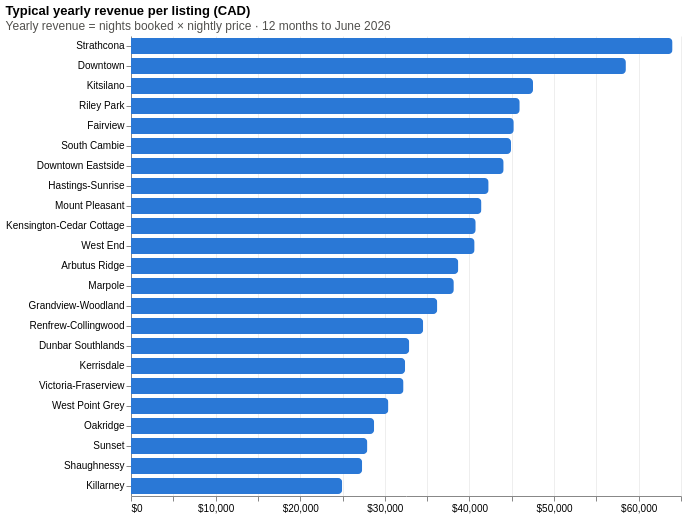
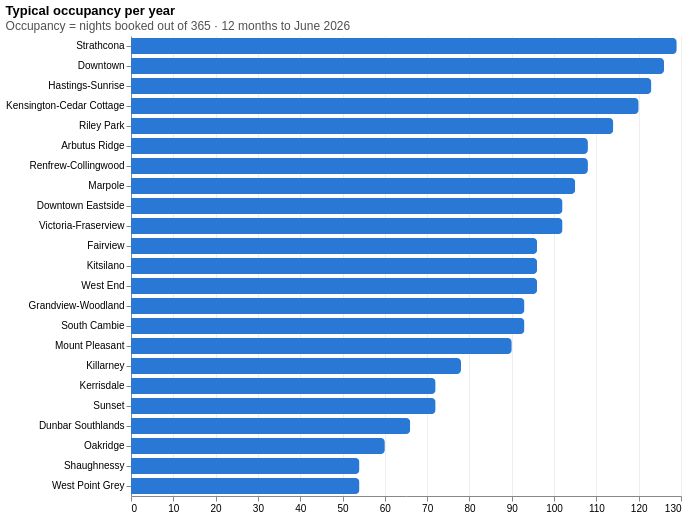
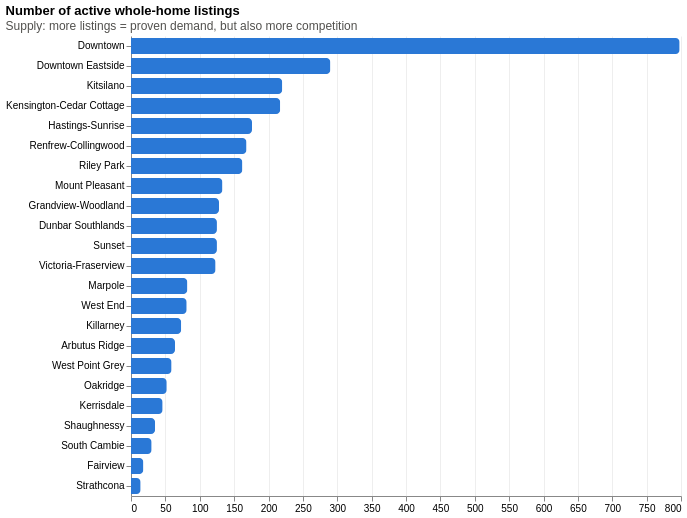
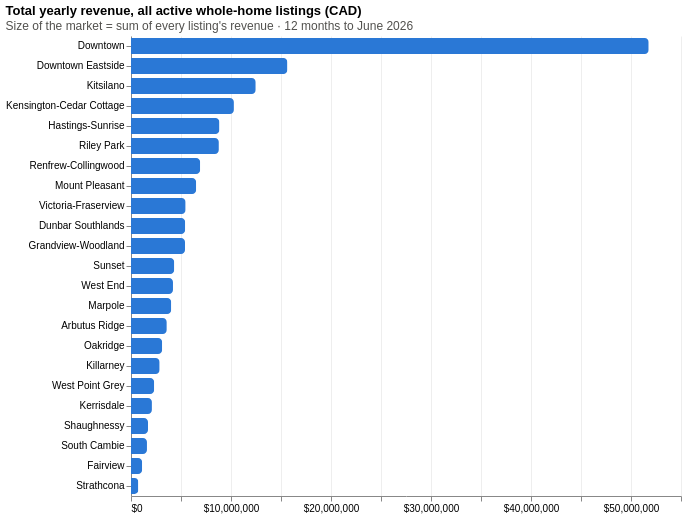

The code cell stored with these charts, in order, in its notebook:
### Code cell
def bar(col, title, fmt, note=""):
    tip = [alt.Tooltip("neighbourhood_cleansed:N", title="Neighbourhood"),
           alt.Tooltip("revenue:Q", title="Typical yearly revenue", format="$,.0f"),
           alt.Tooltip("nights_booked:Q", title="Typical nights booked / year", format=",.0f"),
           alt.Tooltip("price:Q", title="Typical nightly price", format="$,.0f"),
           alt.Tooltip("listings:Q", title="Listings")]
    chart = (alt.Chart(hood)
             .mark_bar(color="#2a78d6", cornerRadiusEnd=4, height=16)
             .encode(x=alt.X(f"{col}:Q", title=None, axis=alt.Axis(format=fmt, grid=True, gridColor="#eee")),
                     y=alt.Y("neighbourhood_cleansed:N", sort="-x", title=None),
                     tooltip=tip)
             .properties(width=550, height=alt.Step(20),
                         title=alt.Title(title, subtitle=note, anchor="start", subtitleColor="#52514e"))
             .configure_view(stroke=None))
    display(chart)

bar("revenue", "Typical yearly revenue per listing (CAD)", "$,.0f",
    note="Yearly revenue = nights booked × nightly price · 12 months to June 2026")
bar("nights_booked", "Typical occupancy per year", ",.0f",
    note="Occupancy = nights booked out of 365 · 12 months to June 2026")
bar("listings", "Number of active whole-home listings", ",d",
    note="Supply: more listings = proven demand, but also more competition")
bar("total_revenue", "Total yearly revenue, all active whole-home listings (CAD)", "$,.0f",
    note="Size of the market = sum of every listing's revenue · 12 months to June 2026")
bar("price", "Typical nightly price (CAD)", "$,.0f",
    note="Quote for one night around June–July 2026 (World Cup period)")

### Figure 1 — Vega-Lite specification as saved in the notebook (floating-point values rounded to 4 significant figures)
{"config": {"view": {"continuousWidth": 300, "continuousHeight": 300, "stroke": null}}, "data": {"name": "data-b7258d306db99b03fb26bb4fc031d6c8"}, "mark": {"type": "bar", "color": "#2a78d6", "cornerRadiusEnd": 4, "height": 16}, "encoding": {"tooltip": [{"field": "neighbourhood_cleansed", "title": "Neighbourhood", "type": "nominal"}, {"field": "revenue", "format": "$,.0f", "title": "Typical yearly revenue", "type": "quantitative"}, {"field": "nights_booked", "format": ",.0f", "title": "Typical nights booked / year", "type": "quantitative"}, {"field": "price", "format": "$,.0f", "title": "Typical nightly price", "type": "quantitative"}, {"field": "listings", "title": "Listings", "type": "quantitative"}], "x": {"axis": {"format": "$,.0f", "grid": true, "gridColor": "#eee"}, "field": "revenue", "title": null, "type": "quantitative"}, "y": {"field": "neighbourhood_cleansed", "sort": "-x", "title": null, "type": "nominal"}}, "height": {"step": 20}, "title": {"text": "Typical yearly revenue per listing (CAD)", "anchor": "start", "subtitle": "Yearly revenue = nights booked × nightly price · 12 months to June 2026", "subtitleColor": "#52514e"}, "width": 550, "$schema": "https://vega.github.io/schema/vega-lite/v6.4.1.json", "datasets": {"data-b7258d306db99b03fb26bb4fc031d6c8": [{"neighbourhood_cleansed": "Arbutus Ridge", "listings": 64, "revenue": 38680.0, "total_revenue": 3580000.0, "nights_booked": 108.0, "price": 400.0}, {"neighbourhood_cleansed": "Downtown", "listings": 798, "revenue": 58490.0, "total_revenue": 51770000.0, "nights_booked": 126.0, "price": 461.0}, {"neighbourhood_cleansed": "Downtown Eastside", "listings": 290, "revenue": 44040.0, "total_revenue": 15640000.0, "nights_booked": 102.0, "price": 401.2}, {"neighbourhood_cleansed": "Dunbar Southlands", "listings": 125, "revenue": 32890.0, "total_revenue": 5418000.0, "nights_booked": 66.0, "price": 385.7}, {"neighbourhood_cleansed": "Fairview", "listings": 18, "revenue": 45240.0, "total_revenue": 1114000.0, "nights_booked": 96.0, "price": 435.8}, {"neighbourhood_cleansed": "Grandview-Woodland", "listings": 128, "revenue": 36200.0, "total_revenue": 5402000.0, "nights_booked": 93.0, "price": 350.9}, {"neighbourhood_cleansed": "Hastings-Sunrise", "listings": 176, "revenue": 42270.0, "total_revenue": 8842000.0, "nights_booked": 123.0, "price": 312.9}, {"neighbourhood_cleansed": "Kensington-Cedar Cottage", "listings": 217, "revenue": 40740.0, "total_revenue": 10290000.0, "nights_booked": 120.0, "price": 350.0}, {"neighbourhood_cleansed": "Kerrisdale", "listings": 46, "revenue": 32400.0, "total_revenue": 2093000.0, "nights_booked": 72.0, "price": 400.0}, {"neighbourhood_cleansed": "Killarney", "listings": 73, "revenue": 24960.0, "total_revenue": 2865000.0, "nights_booked": 78.0, "price": 319.5}, {"neighbourhood_cleansed": "Kitsilano", "listings": 220, "revenue": 47510.0, "total_revenue": 12470000.0, "nights_booked": 96.0, "price": 504.8}, {"neighbourhood_cleansed": "Marpole", "listings": 82, "revenue": 38150.0, "total_revenue": 4023000.0, "nights_booked": 105.0, "price": 361.2}, {"neighbourhood_cleansed": "Mount Pleasant", "listings": 133, "revenue": 41420.0, "total_revenue": 6517000.0, "nights_booked": 90.0, "price": 381.2}, {"neighbourhood_cleansed": "Oakridge", "listings": 52, "revenue": 28740.0, "total_revenue": 3116000.0, "nights_booked": 60.0, "price": 447.3}, {"neighbourhood_cleansed": "Renfrew-Collingwood", "listings": 168, "revenue": 34530.0, "total_revenue": 6917000.0, "nights_booked": 108.0, "price": 308.2}, {"neighbourhood_cleansed": "Riley Park", "listings": 162, "revenue": 45940.0, "total_revenue": 8787000.0, "nights_booked": 114.0, "price": 401.1}, {"neighbourhood_cleansed": "Shaughnessy", "listings": 35, "revenue": 27320.0, "total_revenue": 1701000.0, "nights_booked": 54.0, "price": 464.3}, {"neighbourhood_cleansed": "South Cambie", "listings": 30, "revenue": 44910.0, "total_revenue": 1597000.0, "nights_booked": 93.0, "price": 445.3}, {"neighbourhood_cleansed": "Strathcona", "listings": 14, "revenue": 64000.0, "total_revenue": 728100.0, "nights_booked": 129.0, "price": 406.5}, {"neighbourhood_cleansed": "Sunset", "listings": 125, "revenue": 27940.0, "total_revenue": 4325000.0, "nights_booked": 72.0, "price": 309.0}, {"neighbourhood_cleansed": "Victoria-Fraserview", "listings": 123, "revenue": 32210.0, "total_revenue": 5463000.0, "nights_booked": 102.0, "price": 332.7}, {"neighbourhood_cleansed": "West End", "listings": 81, "revenue": 40610.0, "total_revenue": 4199000.0, "nights_booked": 96.0, "price": 434.0}, {"neighbourhood_cleansed": "West Point Grey", "listings": 59, "revenue": 30420.0, "total_revenue": 2318000.0, "nights_booked": 54.0, "price": 428.0}]}}

### Figure 2 — Vega-Lite specification as saved in the notebook (floating-point values rounded to 4 significant figures)
{"config": {"view": {"continuousWidth": 300, "continuousHeight": 300, "stroke": null}}, "data": {"name": "data-b7258d306db99b03fb26bb4fc031d6c8"}, "mark": {"type": "bar", "color": "#2a78d6", "cornerRadiusEnd": 4, "height": 16}, "encoding": {"tooltip": [{"field": "neighbourhood_cleansed", "title": "Neighbourhood", "type": "nominal"}, {"field": "revenue", "format": "$,.0f", "title": "Typical yearly revenue", "type": "quantitative"}, {"field": "nights_booked", "format": ",.0f", "title": "Typical nights booked / year", "type": "quantitative"}, {"field": "price", "format": "$,.0f", "title": "Typical nightly price", "type": "quantitative"}, {"field": "listings", "title": "Listings", "type": "quantitative"}], "x": {"axis": {"format": ",.0f", "grid": true, "gridColor": "#eee"}, "field": "nights_booked", "title": null, "type": "quantitative"}, "y": {"field": "neighbourhood_cleansed", "sort": "-x", "title": null, "type": "nominal"}}, "height": {"step": 20}, "title": {"text": "Typical occupancy per year", "anchor": "start", "subtitle": "Occupancy = nights booked out of 365 · 12 months to June 2026", "subtitleColor": "#52514e"}, "width": 550, "$schema": "https://vega.github.io/schema/vega-lite/v6.4.1.json", "datasets": {"data-b7258d306db99b03fb26bb4fc031d6c8": [{"neighbourhood_cleansed": "Arbutus Ridge", "listings": 64, "revenue": 38680.0, "total_revenue": 3580000.0, "nights_booked": 108.0, "price": 400.0}, {"neighbourhood_cleansed": "Downtown", "listings": 798, "revenue": 58490.0, "total_revenue": 51770000.0, "nights_booked": 126.0, "price": 461.0}, {"neighbourhood_cleansed": "Downtown Eastside", "listings": 290, "revenue": 44040.0, "total_revenue": 15640000.0, "nights_booked": 102.0, "price": 401.2}, {"neighbourhood_cleansed": "Dunbar Southlands", "listings": 125, "revenue": 32890.0, "total_revenue": 5418000.0, "nights_booked": 66.0, "price": 385.7}, {"neighbourhood_cleansed": "Fairview", "listings": 18, "revenue": 45240.0, "total_revenue": 1114000.0, "nights_booked": 96.0, "price": 435.8}, {"neighbourhood_cleansed": "Grandview-Woodland", "listings": 128, "revenue": 36200.0, "total_revenue": 5402000.0, "nights_booked": 93.0, "price": 350.9}, {"neighbourhood_cleansed": "Hastings-Sunrise", "listings": 176, "revenue": 42270.0, "total_revenue": 8842000.0, "nights_booked": 123.0, "price": 312.9}, {"neighbourhood_cleansed": "Kensington-Cedar Cottage", "listings": 217, "revenue": 40740.0, "total_revenue": 10290000.0, "nights_booked": 120.0, "price": 350.0}, {"neighbourhood_cleansed": "Kerrisdale", "listings": 46, "revenue": 32400.0, "total_revenue": 2093000.0, "nights_booked": 72.0, "price": 400.0}, {"neighbourhood_cleansed": "Killarney", "listings": 73, "revenue": 24960.0, "total_revenue": 2865000.0, "nights_booked": 78.0, "price": 319.5}, {"neighbourhood_cleansed": "Kitsilano", "listings": 220, "revenue": 47510.0, "total_revenue": 12470000.0, "nights_booked": 96.0, "price": 504.8}, {"neighbourhood_cleansed": "Marpole", "listings": 82, "revenue": 38150.0, "total_revenue": 4023000.0, "nights_booked": 105.0, "price": 361.2}, {"neighbourhood_cleansed": "Mount Pleasant", "listings": 133, "revenue": 41420.0, "total_revenue": 6517000.0, "nights_booked": 90.0, "price": 381.2}, {"neighbourhood_cleansed": "Oakridge", "listings": 52, "revenue": 28740.0, "total_revenue": 3116000.0, "nights_booked": 60.0, "price": 447.3}, {"neighbourhood_cleansed": "Renfrew-Collingwood", "listings": 168, "revenue": 34530.0, "total_revenue": 6917000.0, "nights_booked": 108.0, "price": 308.2}, {"neighbourhood_cleansed": "Riley Park", "listings": 162, "revenue": 45940.0, "total_revenue": 8787000.0, "nights_booked": 114.0, "price": 401.1}, {"neighbourhood_cleansed": "Shaughnessy", "listings": 35, "revenue": 27320.0, "total_revenue": 1701000.0, "nights_booked": 54.0, "price": 464.3}, {"neighbourhood_cleansed": "South Cambie", "listings": 30, "revenue": 44910.0, "total_revenue": 1597000.0, "nights_booked": 93.0, "price": 445.3}, {"neighbourhood_cleansed": "Strathcona", "listings": 14, "revenue": 64000.0, "total_revenue": 728100.0, "nights_booked": 129.0, "price": 406.5}, {"neighbourhood_cleansed": "Sunset", "listings": 125, "revenue": 27940.0, "total_revenue": 4325000.0, "nights_booked": 72.0, "price": 309.0}, {"neighbourhood_cleansed": "Victoria-Fraserview", "listings": 123, "revenue": 32210.0, "total_revenue": 5463000.0, "nights_booked": 102.0, "price": 332.7}, {"neighbourhood_cleansed": "West End", "listings": 81, "revenue": 40610.0, "total_revenue": 4199000.0, "nights_booked": 96.0, "price": 434.0}, {"neighbourhood_cleansed": "West Point Grey", "listings": 59, "revenue": 30420.0, "total_revenue": 2318000.0, "nights_booked": 54.0, "price": 428.0}]}}

### Figure 3 — Vega-Lite specification as saved in the notebook (floating-point values rounded to 4 significant figures)
{"config": {"view": {"continuousWidth": 300, "continuousHeight": 300, "stroke": null}}, "data": {"name": "data-b7258d306db99b03fb26bb4fc031d6c8"}, "mark": {"type": "bar", "color": "#2a78d6", "cornerRadiusEnd": 4, "height": 16}, "encoding": {"tooltip": [{"field": "neighbourhood_cleansed", "title": "Neighbourhood", "type": "nominal"}, {"field": "revenue", "format": "$,.0f", "title": "Typical yearly revenue", "type": "quantitative"}, {"field": "nights_booked", "format": ",.0f", "title": "Typical nights booked / year", "type": "quantitative"}, {"field": "price", "format": "$,.0f", "title": "Typical nightly price", "type": "quantitative"}, {"field": "listings", "title": "Listings", "type": "quantitative"}], "x": {"axis": {"format": ",d", "grid": true, "gridColor": "#eee"}, "field": "listings", "title": null, "type": "quantitative"}, "y": {"field": "neighbourhood_cleansed", "sort": "-x", "title": null, "type": "nominal"}}, "height": {"step": 20}, "title": {"text": "Number of active whole-home listings", "anchor": "start", "subtitle": "Supply: more listings = proven demand, but also more competition", "subtitleColor": "#52514e"}, "width": 550, "$schema": "https://vega.github.io/schema/vega-lite/v6.4.1.json", "datasets": {"data-b7258d306db99b03fb26bb4fc031d6c8": [{"neighbourhood_cleansed": "Arbutus Ridge", "listings": 64, "revenue": 38680.0, "total_revenue": 3580000.0, "nights_booked": 108.0, "price": 400.0}, {"neighbourhood_cleansed": "Downtown", "listings": 798, "revenue": 58490.0, "total_revenue": 51770000.0, "nights_booked": 126.0, "price": 461.0}, {"neighbourhood_cleansed": "Downtown Eastside", "listings": 290, "revenue": 44040.0, "total_revenue": 15640000.0, "nights_booked": 102.0, "price": 401.2}, {"neighbourhood_cleansed": "Dunbar Southlands", "listings": 125, "revenue": 32890.0, "total_revenue": 5418000.0, "nights_booked": 66.0, "price": 385.7}, {"neighbourhood_cleansed": "Fairview", "listings": 18, "revenue": 45240.0, "total_revenue": 1114000.0, "nights_booked": 96.0, "price": 435.8}, {"neighbourhood_cleansed": "Grandview-Woodland", "listings": 128, "revenue": 36200.0, "total_revenue": 5402000.0, "nights_booked": 93.0, "price": 350.9}, {"neighbourhood_cleansed": "Hastings-Sunrise", "listings": 176, "revenue": 42270.0, "total_revenue": 8842000.0, "nights_booked": 123.0, "price": 312.9}, {"neighbourhood_cleansed": "Kensington-Cedar Cottage", "listings": 217, "revenue": 40740.0, "total_revenue": 10290000.0, "nights_booked": 120.0, "price": 350.0}, {"neighbourhood_cleansed": "Kerrisdale", "listings": 46, "revenue": 32400.0, "total_revenue": 2093000.0, "nights_booked": 72.0, "price": 400.0}, {"neighbourhood_cleansed": "Killarney", "listings": 73, "revenue": 24960.0, "total_revenue": 2865000.0, "nights_booked": 78.0, "price": 319.5}, {"neighbourhood_cleansed": "Kitsilano", "listings": 220, "revenue": 47510.0, "total_revenue": 12470000.0, "nights_booked": 96.0, "price": 504.8}, {"neighbourhood_cleansed": "Marpole", "listings": 82, "revenue": 38150.0, "total_revenue": 4023000.0, "nights_booked": 105.0, "price": 361.2}, {"neighbourhood_cleansed": "Mount Pleasant", "listings": 133, "revenue": 41420.0, "total_revenue": 6517000.0, "nights_booked": 90.0, "price": 381.2}, {"neighbourhood_cleansed": "Oakridge", "listings": 52, "revenue": 28740.0, "total_revenue": 3116000.0, "nights_booked": 60.0, "price": 447.3}, {"neighbourhood_cleansed": "Renfrew-Collingwood", "listings": 168, "revenue": 34530.0, "total_revenue": 6917000.0, "nights_booked": 108.0, "price": 308.2}, {"neighbourhood_cleansed": "Riley Park", "listings": 162, "revenue": 45940.0, "total_revenue": 8787000.0, "nights_booked": 114.0, "price": 401.1}, {"neighbourhood_cleansed": "Shaughnessy", "listings": 35, "revenue": 27320.0, "total_revenue": 1701000.0, "nights_booked": 54.0, "price": 464.3}, {"neighbourhood_cleansed": "South Cambie", "listings": 30, "revenue": 44910.0, "total_revenue": 1597000.0, "nights_booked": 93.0, "price": 445.3}, {"neighbourhood_cleansed": "Strathcona", "listings": 14, "revenue": 64000.0, "total_revenue": 728100.0, "nights_booked": 129.0, "price": 406.5}, {"neighbourhood_cleansed": "Sunset", "listings": 125, "revenue": 27940.0, "total_revenue": 4325000.0, "nights_booked": 72.0, "price": 309.0}, {"neighbourhood_cleansed": "Victoria-Fraserview", "listings": 123, "revenue": 32210.0, "total_revenue": 5463000.0, "nights_booked": 102.0, "price": 332.7}, {"neighbourhood_cleansed": "West End", "listings": 81, "revenue": 40610.0, "total_revenue": 4199000.0, "nights_booked": 96.0, "price": 434.0}, {"neighbourhood_cleansed": "West Point Grey", "listings": 59, "revenue": 30420.0, "total_revenue": 2318000.0, "nights_booked": 54.0, "price": 428.0}]}}

### Figure 4 — Vega-Lite specification as saved in the notebook (floating-point values rounded to 4 significant figures)
{"config": {"view": {"continuousWidth": 300, "continuousHeight": 300, "stroke": null}}, "data": {"name": "data-b7258d306db99b03fb26bb4fc031d6c8"}, "mark": {"type": "bar", "color": "#2a78d6", "cornerRadiusEnd": 4, "height": 16}, "encoding": {"tooltip": [{"field": "neighbourhood_cleansed", "title": "Neighbourhood", "type": "nominal"}, {"field": "revenue", "format": "$,.0f", "title": "Typical yearly revenue", "type": "quantitative"}, {"field": "nights_booked", "format": ",.0f", "title": "Typical nights booked / year", "type": "quantitative"}, {"field": "price", "format": "$,.0f", "title": "Typical nightly price", "type": "quantitative"}, {"field": "listings", "title": "Listings", "type": "quantitative"}], "x": {"axis": {"format": "$,.0f", "grid": true, "gridColor": "#eee"}, "field": "total_revenue", "title": null, "type": "quantitative"}, "y": {"field": "neighbourhood_cleansed", "sort": "-x", "title": null, "type": "nominal"}}, "height": {"step": 20}, "title": {"text": "Total yearly revenue, all active whole-home listings (CAD)", "anchor": "start", "subtitle": "Size of the market = sum of every listing's revenue · 12 months to June 2026", "subtitleColor": "#52514e"}, "width": 550, "$schema": "https://vega.github.io/schema/vega-lite/v6.4.1.json", "datasets": {"data-b7258d306db99b03fb26bb4fc031d6c8": [{"neighbourhood_cleansed": "Arbutus Ridge", "listings": 64, "revenue": 38680.0, "total_revenue": 3580000.0, "nights_booked": 108.0, "price": 400.0}, {"neighbourhood_cleansed": "Downtown", "listings": 798, "revenue": 58490.0, "total_revenue": 51770000.0, "nights_booked": 126.0, "price": 461.0}, {"neighbourhood_cleansed": "Downtown Eastside", "listings": 290, "revenue": 44040.0, "total_revenue": 15640000.0, "nights_booked": 102.0, "price": 401.2}, {"neighbourhood_cleansed": "Dunbar Southlands", "listings": 125, "revenue": 32890.0, "total_revenue": 5418000.0, "nights_booked": 66.0, "price": 385.7}, {"neighbourhood_cleansed": "Fairview", "listings": 18, "revenue": 45240.0, "total_revenue": 1114000.0, "nights_booked": 96.0, "price": 435.8}, {"neighbourhood_cleansed": "Grandview-Woodland", "listings": 128, "revenue": 36200.0, "total_revenue": 5402000.0, "nights_booked": 93.0, "price": 350.9}, {"neighbourhood_cleansed": "Hastings-Sunrise", "listings": 176, "revenue": 42270.0, "total_revenue": 8842000.0, "nights_booked": 123.0, "price": 312.9}, {"neighbourhood_cleansed": "Kensington-Cedar Cottage", "listings": 217, "revenue": 40740.0, "total_revenue": 10290000.0, "nights_booked": 120.0, "price": 350.0}, {"neighbourhood_cleansed": "Kerrisdale", "listings": 46, "revenue": 32400.0, "total_revenue": 2093000.0, "nights_booked": 72.0, "price": 400.0}, {"neighbourhood_cleansed": "Killarney", "listings": 73, "revenue": 24960.0, "total_revenue": 2865000.0, "nights_booked": 78.0, "price": 319.5}, {"neighbourhood_cleansed": "Kitsilano", "listings": 220, "revenue": 47510.0, "total_revenue": 12470000.0, "nights_booked": 96.0, "price": 504.8}, {"neighbourhood_cleansed": "Marpole", "listings": 82, "revenue": 38150.0, "total_revenue": 4023000.0, "nights_booked": 105.0, "price": 361.2}, {"neighbourhood_cleansed": "Mount Pleasant", "listings": 133, "revenue": 41420.0, "total_revenue": 6517000.0, "nights_booked": 90.0, "price": 381.2}, {"neighbourhood_cleansed": "Oakridge", "listings": 52, "revenue": 28740.0, "total_revenue": 3116000.0, "nights_booked": 60.0, "price": 447.3}, {"neighbourhood_cleansed": "Renfrew-Collingwood", "listings": 168, "revenue": 34530.0, "total_revenue": 6917000.0, "nights_booked": 108.0, "price": 308.2}, {"neighbourhood_cleansed": "Riley Park", "listings": 162, "revenue": 45940.0, "total_revenue": 8787000.0, "nights_booked": 114.0, "price": 401.1}, {"neighbourhood_cleansed": "Shaughnessy", "listings": 35, "revenue": 27320.0, "total_revenue": 1701000.0, "nights_booked": 54.0, "price": 464.3}, {"neighbourhood_cleansed": "South Cambie", "listings": 30, "revenue": 44910.0, "total_revenue": 1597000.0, "nights_booked": 93.0, "price": 445.3}, {"neighbourhood_cleansed": "Strathcona", "listings": 14, "revenue": 64000.0, "total_revenue": 728100.0, "nights_booked": 129.0, "price": 406.5}, {"neighbourhood_cleansed": "Sunset", "listings": 125, "revenue": 27940.0, "total_revenue": 4325000.0, "nights_booked": 72.0, "price": 309.0}, {"neighbourhood_cleansed": "Victoria-Fraserview", "listings": 123, "revenue": 32210.0, "total_revenue": 5463000.0, "nights_booked": 102.0, "price": 332.7}, {"neighbourhood_cleansed": "West End", "listings": 81, "revenue": 40610.0, "total_revenue": 4199000.0, "nights_booked": 96.0, "price": 434.0}, {"neighbourhood_cleansed": "West Point Grey", "listings": 59, "revenue": 30420.0, "total_revenue": 2318000.0, "nights_booked": 54.0, "price": 428.0}]}}
